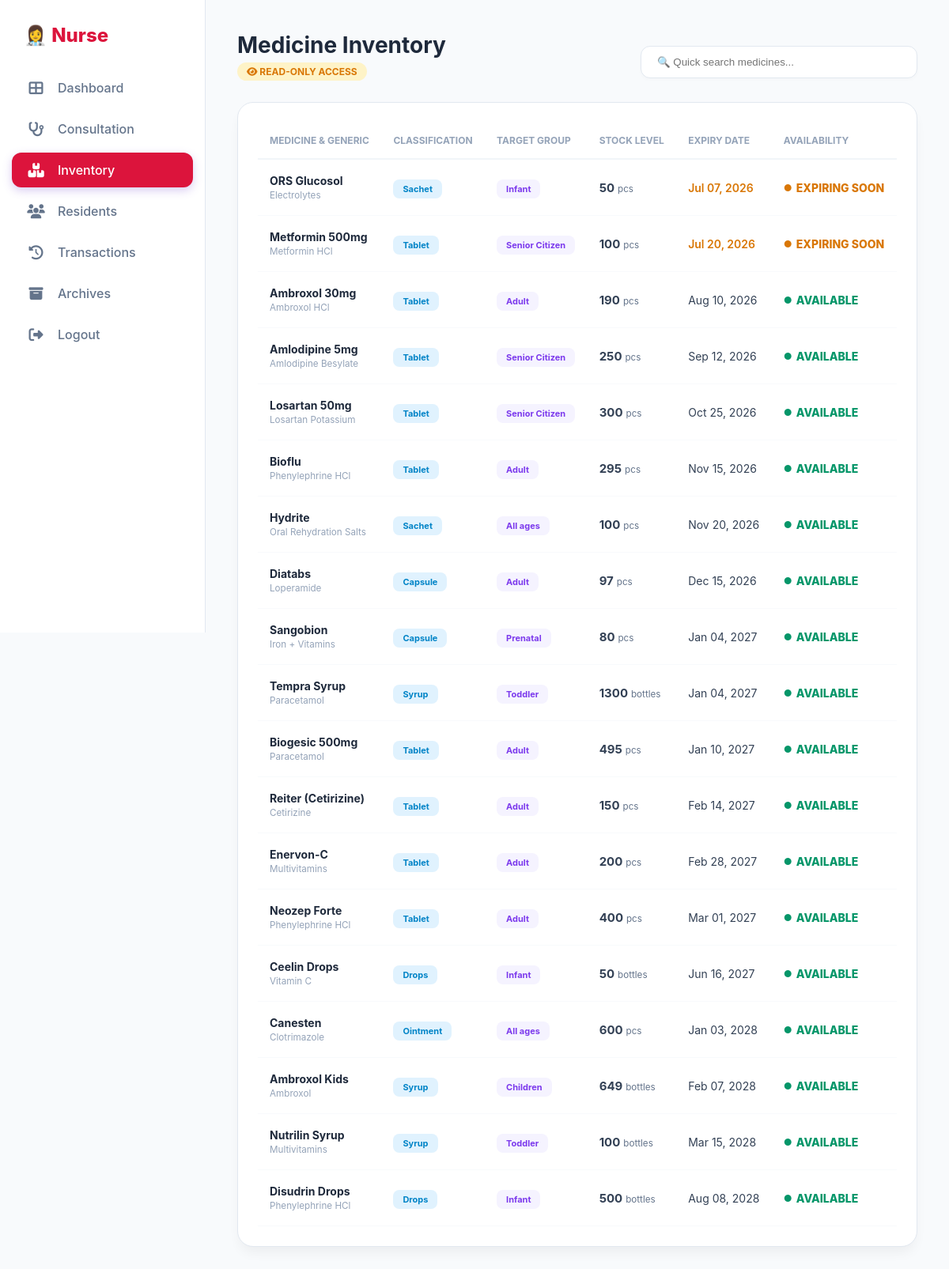
Screenshot of /nurse_inventory.php with the database file from the repository.
### tables this page shows
CREATE TABLE `medicines` (
  `id` int(11) NOT NULL,
  `medicine_name` varchar(150) NOT NULL,
  `generic_name` varchar(150) DEFAULT NULL,
  `form` varchar(100) DEFAULT NULL,
  `target_group` varchar(100) DEFAULT NULL,
  `quantity` int(11) DEFAULT 0,
  `unit` varchar(50) DEFAULT NULL,
  `expiry_date` date DEFAULT NULL,
  `created_at` timestamp NOT NULL DEFAULT current_timestamp(),
  `reserved_quantity` int(11) DEFAULT 0
);

### nurse_inventory.php (the view, shortened to what this page needs)
<?php
$conn = new mysqli("localhost", "root", "", "bhw_system");
$today = date("Y-m-d");
$query = "SELECT *, DATEDIFF(expiry_date, '$today') as days_left
          FROM medicines
          WHERE expiry_date > '$today'
          AND quantity > 0
          ORDER BY expiry_date ASC, medicine_name ASC";
$result = $conn->query($query);
?>
<!DOCTYPE html>
<html lang="en">
<head>
    <link rel="stylesheet" href="https://cdnjs.cloudflare.com/ajax/libs/font-awesome/6.4.0/css/all.min.css">
</head>
<body>
<div class="sidebar">
    <div class="sidebar-header">
       <h2>👩‍⚕️ Nurse</h2>
    </div>
    <div class="sidebar-menu">
        <a href="nurse_dashboard.php"><i class="fas fa-th-large"></i> Dashboard</a>
        <a href="consultation.php"><i class="fas fa-stethoscope"></i> Consultation</a>
        <a href="nurse_inventory.php" class="active" ><i class="fas fa-boxes-stacked"></i> Inventory</a>
        <a href="nurse_residents.php" ><i class="fas fa-users"></i> Residents</a>
        <a href="transactions.php"><i class="fas fa-history"></i> Transactions</a>
        <a href="archive_history.php"><i class="fas fa-archive"></i> Archives</a>
        <a href="logout.php" ><i class="fas fa-sign-out-alt"></i> Logout</a>
    </div>
</div>
<div class="main-content">
    <div class="header-flex">
        <div class="header-title">
            <h1>Medicine Inventory</h1>
            <span class="view-tag"><i class="fas fa-eye"></i> READ-ONLY ACCESS</span>
        </div>
        <input type="text" id="searchBar" placeholder="🔍 Quick search medicines...">
    </div>
    <div class="inventory-card">
        <table>
            <thead>
                <tr>
                    <th>Medicine & Generic</th>
                    <th>Classification</th>
                    <th>Target Group</th>
                    <th>Stock Level</th>
                    <th>Expiry Date</th>
                    <th>Availability</th>
                </tr>
            </thead>
            <tbody>
                <?php if($result->num_rows > 0): ?>
                    <?php while($row = $result->fetch_assoc()):
                        $qty = intval($row['quantity']);
                        $days = intval($row['days_left']);
                    ?>
                    <tr>
                        <td>
                            <strong style="color: #1e293b;"><?= htmlspecialchars($row['medicine_name']) ?></strong><br>
                            <small style="color:#94a3b8;"><?= htmlspecialchars($row['generic_name']) ?></small>
                        </td>
                        <td><span class="badge badge-form"><?= $row['form'] ?: '---' ?></span></td>
                        <td><span class="badge badge-target"><?= $row['target_group'] ?: '---' ?></span></td>
                        <td>
                            <b style="font-size: 15px;"><?= $qty ?></b> <small style="color: #64748b;"><?= $row['unit'] ?></small>
                        </td>
                        <td>
                            <span style="<?= $days <= 30 ? 'color:#d97706; font-weight:600;' : '' ?>">
                                <?= date('M d, Y', strtotime($row['expiry_date'])) ?>
                            </span>
                        </td>
                        <td>
                            <?php if($days <= 30): ?>
                                <span class="status-warning">EXPIRING SOON</span>
                            <?php else: ?>
                                <span class="status-available">AVAILABLE</span>
                            <?php endif; ?>
                        </td>
                    </tr>
                    <?php endwhile; ?>
                <?php else: ?>
                    <tr><td colspan="6" style="text-align:center; padding:50px; color: #94a3b8;">Walang available na gamot sa ngayon.</td></tr>
                <?php endif; ?>
            </tbody>
        </table>
    </div>
</div>
</body>
</html>

### nurse_inventory.php (style rules this page uses)
* { box-sizing: border-box; margin: 0; padding: 0; }
body { font-family: 'Inter', 'Segoe UI', sans-serif; background: #f8fafc; color: #334155; min-height: 100vh; display: flex; }
.sidebar { width: 260px; background: #fff; height: 100vh; position: fixed; display: flex; flex-direction: column; padding: 30px 15px; border-right: 1px solid #e2e8f0; }
.sidebar-header { display: flex; align-items: center; gap: 12px; padding: 0 15px 30px; }
.sidebar-header h2 { color: #DC143C; font-size: 24px; font-weight: 800; }
.sidebar-menu { flex-grow: 1; }
.sidebar-menu a { display: flex; align-items: center; gap: 15px; padding: 12px 18px; color: #64748b; text-decoration: none; border-radius: 12px; margin-bottom: 8px; font-weight: 500; transition: all 0.3s ease; }
.sidebar-menu a.active { background: #DC143C; color: #fff; box-shadow: 0 4px 12px rgba(128, 90, 213, 0.3); }
.sidebar-menu i { font-size: 18px; width: 25px; text-align: center; }
.main-content { margin-left: 260px; padding: 40px; width: 100%; }
.header-flex { display: flex; justify-content: space-between; align-items: flex-end; margin-bottom: 30px; }
.header-title h1 { font-size: 28px; color: #1e293b; margin-bottom: 5px; }
.view-tag { background: #fef3c7; color: #d97706; padding: 4px 12px; border-radius: 20px; font-size: 12px; font-weight: bold; }
#searchBar { padding: 12px 20px; border-radius: 12px; border: 1px solid #e2e8f0; width: 350px; outline: none; box-shadow: 0 2px 5px rgba(0,0,0,0.02); transition: 0.3s; }
.inventory-card { background: #fff; border-radius: 20px; padding: 25px; border: 1px solid #e2e8f0; box-shadow: 0 10px 15px -3px rgba(0,0,0,0.05); }
table { width: 100%; border-collapse: collapse; }
thead th { text-align: left; padding: 15px; color: #94a3b8; font-weight: 700; font-size: 12px; text-transform: uppercase; border-bottom: 2px solid #f1f5f9; }
tbody td { padding: 18px 15px; border-bottom: 1px solid #f8fafc; font-size: 14px; color: #334155; }
.badge { padding: 5px 12px; border-radius: 8px; font-weight: 700; font-size: 11px; }
.badge-form { background: #e0f2fe; color: #0284c7; }
.badge-target { background: #f5f3ff; color: #7c3aed; }
.status-available { color: #059669; font-weight: 800; display: flex; align-items: center; gap: 5px; }
.status-available::before { content: '●'; font-size: 12px; }
.status-warning { color: #d97706; font-weight: 800; display: flex; align-items: center; gap: 5px; }
.status-warning::before { content: '●'; font-size: 12px; }

### rows the page displays
medicines: medicine_name "ORS Glucosol", generic_name "Electrolytes", form "Sachet", target_group "Infant", quantity "50", unit "pcs", expiry_date "Jul 07, 2026", shows "EXPIRING SOON"
medicines: medicine_name "Metformin 500mg", generic_name "Metformin HCl", form "Tablet", target_group "Senior Citizen", quantity "100", unit "pcs", expiry_date "Jul 20, 2026", shows "EXPIRING SOON"
medicines: medicine_name "Ambroxol 30mg", generic_name "Ambroxol HCl", form "Tablet", target_group "Adult", quantity "190", unit "pcs", expiry_date "Aug 10, 2026", shows "AVAILABLE"
medicines: medicine_name "Amlodipine 5mg", generic_name "Amlodipine Besylate", form "Tablet", target_group "Senior Citizen", quantity "250", unit "pcs", expiry_date "Sep 12, 2026", shows "AVAILABLE"
medicines: medicine_name "Losartan 50mg", generic_name "Losartan Potassium", form "Tablet", target_group "Senior Citizen", quantity "300", unit "pcs", expiry_date "Oct 25, 2026", shows "AVAILABLE"
medicines: medicine_name "Bioflu", generic_name "Phenylephrine HCl", form "Tablet", target_group "Adult", quantity "295", unit "pcs", expiry_date "Nov 15, 2026", shows "AVAILABLE"
medicines: medicine_name "Hydrite", generic_name "Oral Rehydration Salts", form "Sachet", target_group "All ages", quantity "100", unit "pcs", expiry_date "Nov 20, 2026", shows "AVAILABLE"
medicines: medicine_name "Diatabs", generic_name "Loperamide", form "Capsule", target_group "Adult", quantity "97", unit "pcs", expiry_date "Dec 15, 2026", shows "AVAILABLE"
medicines: medicine_name "Sangobion", generic_name "Iron + Vitamins", form "Capsule", target_group "Prenatal", quantity "80", unit "pcs", expiry_date "Jan 04, 2027", shows "AVAILABLE"
medicines: medicine_name "Tempra Syrup", generic_name "Paracetamol", form "Syrup", target_group "Toddler", quantity "1300", unit "bottles", expiry_date "Jan 04, 2027", shows "AVAILABLE"
medicines: medicine_name "Biogesic 500mg", generic_name "Paracetamol", form "Tablet", target_group "Adult", quantity "495", unit "pcs", expiry_date "Jan 10, 2027", shows "AVAILABLE"
medicines: medicine_name "Reiter (Cetirizine)", generic_name "Cetirizine", form "Tablet", target_group "Adult", quantity "150", unit "pcs", expiry_date "Feb 14, 2027", shows "AVAILABLE"
medicines: medicine_name "Enervon-C", generic_name "Multivitamins", form "Tablet", target_group "Adult", quantity "200", unit "pcs", expiry_date "Feb 28, 2027", shows "AVAILABLE"
medicines: medicine_name "Neozep Forte", generic_name "Phenylephrine HCl", form "Tablet", target_group "Adult", quantity "400", unit "pcs", expiry_date "Mar 01, 2027", shows "AVAILABLE"
medicines: medicine_name "Ceelin Drops", generic_name "Vitamin C", form "Drops", target_group "Infant", quantity "50", unit "bottles", expiry_date "Jun 16, 2027", shows "AVAILABLE"
medicines: medicine_name "Canesten", generic_name "Clotrimazole", form "Ointment", target_group "All ages", quantity "600", unit "pcs", expiry_date "Jan 03, 2028", shows "AVAILABLE"
medicines: medicine_name "Ambroxol Kids", generic_name "Ambroxol", form "Syrup", target_group "Children", quantity "649", unit "bottles", expiry_date "Feb 07, 2028", shows "AVAILABLE"
medicines: medicine_name "Nutrilin Syrup", generic_name "Multivitamins", form "Syrup", target_group "Toddler", quantity "100", unit "bottles", expiry_date "Mar 15, 2028", shows "AVAILABLE"
medicines: medicine_name "Disudrin Drops", generic_name "Phenylephrine HCl", form "Drops", target_group "Infant", quantity "500", unit "bottles", expiry_date "Aug 08, 2028", shows "AVAILABLE"
